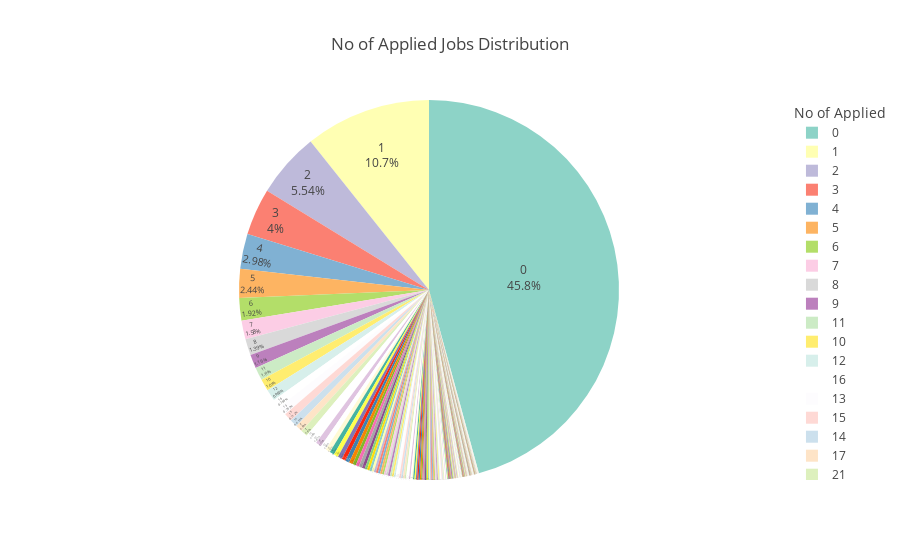

Notebook source saved alongside this figure:
### Markdown cell above
#### Distribution of Job Applies

### Code cell
fig = px.pie(jobs_2, names="applies", title="No of Applied Jobs Distribution", color_discrete_sequence=px.colors.qualitative.Set3) #Custom Color

# Customize the appearance of the chart
fig.update_traces(textposition= 'inside', textinfo= 'percent+label')
fig.update_layout(legend_title="No of Applied", showlegend= True)

fig.show()

### Figure 1 — Plotly figure (JSON) as saved in the notebook; plotly's stock layout.template omitted (floating-point values rounded to 4 significant figures; data arrays with more than 128 entries replaced by an {"elided": "..."} marker saying what was removed)
{"data": [{"domain": {"x": [0, 1], "y": [0, 1]}, "hovertemplate": "applies=%{label}<extra></extra>", "labels": {"elided": "8852 int values"}, "legendgroup": "", "name": "", "showlegend": true, "textinfo": "percent+label", "textposition": "inside", "type": "pie"}], "layout": {"legend": {"title": {"text": "No of Applied"}, "tracegroupgap": 0}, "piecolorway": ["rgb(141,211,199)", "rgb(255,255,179)", "rgb(190,186,218)", "rgb(251,128,114)", "rgb(128,177,211)", "rgb(253,180,98)", "rgb(179,222,105)", "rgb(252,205,229)", "rgb(217,217,217)", "rgb(188,128,189)", "rgb(204,235,197)", "rgb(255,237,111)"], "showlegend": true, "title": {"text": "No of Applied Jobs Distribution"}}}
